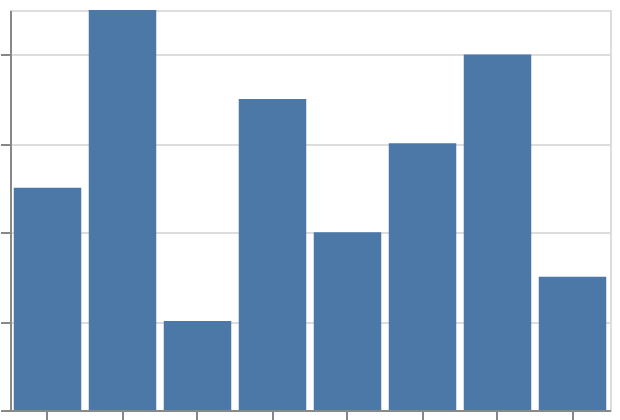

The Vega-Lite source for this figure:
### Vega-Lite specification from a JSON file in a GitHub repository (floating-point values rounded to 4 significant figures)
{"$schema": "https://vega.github.io/schema/vega-lite/v6.json", "padding": 5, "autosize": "none", "width": 300, "height": 200, "data": {"name": "table", "values": [{"c": "A", "g": "p", "x": 1, "y": 2, "v": 5, "t": "2024-01-15", "o": {"v": 3}, "IMDB Rating": 6.1, "d": "x1"}, {"c": "B", "g": "q", "x": 2, "y": 4, "v": 9, "t": "2024-02-20", "o": {"v": 7}, "IMDB Rating": 7.4, "d": "x2"}, {"c": "A", "g": "q", "x": 3, "y": 3, "v": 2, "t": "2024-03-05", "o": {"v": 1}, "IMDB Rating": 5.2, "d": "x1"}, {"c": "C", "g": "p", "x": 4, "y": 6, "v": 7, "t": "2024-05-30", "o": {"v": 4}, "IMDB Rating": 8.8, "d": "x3"}, {"c": "B", "g": "p", "x": 5, "y": 5, "v": 4, "t": "2024-07-11", "o": {"v": 9}, "IMDB Rating": 6.9, "d": "x2"}, {"c": "C", "g": "q", "x": 6, "y": 8, "v": 6, "t": "2024-09-02", "o": {"v": 2}, "IMDB Rating": 7.7, "d": "x3"}, {"c": "A", "g": "p", "x": 7, "y": 7, "v": 8, "t": "2024-11-25", "o": {"v": 5}, "IMDB Rating": 4.4, "d": "x1"}, {"c": "B", "g": "q", "x": 8, "y": 9, "v": 3, "t": "2024-12-31", "o": {"v": 8}, "IMDB Rating": 9.1, "d": "x2"}]}, "transform": [{"timeUnit": "month", "field": "t", "as": "mon"}], "mark": "bar", "encoding": {"x": {"field": "mon", "type": "ordinal"}, "y": {"field": "v", "type": "quantitative", "aggregate": "sum"}}}
